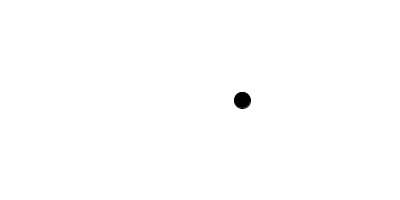
Frame 1 (no input)
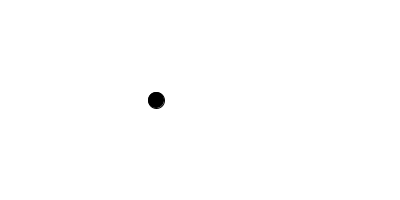
Frame 60 (the mouse pressed at the canvas centre just before this capture)
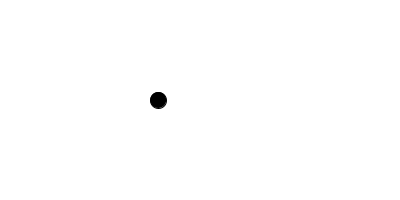
Frame 120 (the mouse held since frame 60 and released just before this capture)

The Processing sketch that drew these frames (run headless with seeded random() and noise(); from frame 60 on, the mouse is pressed at the canvas centre):

// Processing sketch: sketch_jan31d_inclass
// ── sketch_jan31d_inclass.pde
float t;
void setup() {
  size(400, 200);
  smooth();

}

void draw() {
  background(255);
  //  float x = random(0,width);
  
  t+=.01;
  float n = noise(t);
  float x = n*width;
  fill(0);
  ellipse(x, 100, 16, 16);
//  noiseDetail(3,0.5);
}
